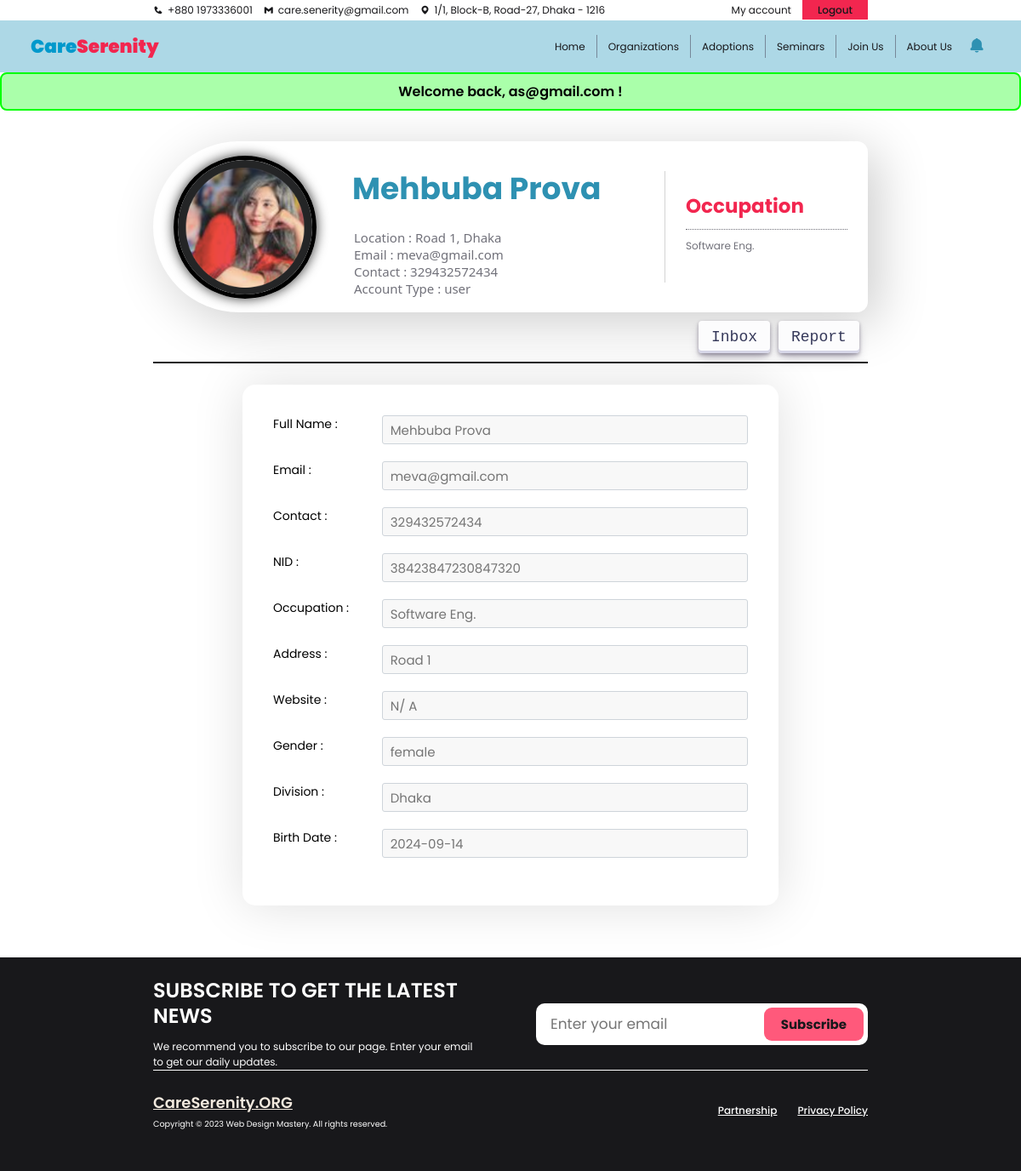
Page /U_see_user_profile.php?acc_id=5 (signed in) on the committed database.
### tables this page shows
CREATE TABLE `user_list` (
  `user_id` int NOT NULL,
  `user_name` varchar(255) DEFAULT NULL,
  `acc_id` int NOT NULL,
  `user_birth` varchar(255) DEFAULT NULL,
  `user_contact` varchar(255) DEFAULT NULL,
  `user_gender` varchar(255) DEFAULT NULL,
  `user_NID` varchar(255) DEFAULT NULL,
  `user_address` varchar(255) DEFAULT NULL,
  `user_website` varchar(255) DEFAULT NULL,
  `user_job` varchar(255) DEFAULT NULL,
  `user_location` varchar(255) DEFAULT NULL,
  `user_image` varchar(255) DEFAULT NULL,
  `child_adopted` int NOT NULL DEFAULT '0'
);

CREATE TABLE `accounts` (
  `acc_id` int NOT NULL,
  `acc_pass` varchar(255) NOT NULL,
  `acc_email` varchar(255) NOT NULL,
  `role` varchar(10) NOT NULL,
  `acc_join_date` varchar(255) NOT NULL,
  `question` varchar(255) DEFAULT NULL,
  `answer` varchar(50) DEFAULT NULL
);

### get_user_profile_BE.php (called while the page is built, shortened)
<?php
    include('./db_con.php');
    if (isset($_GET['acc_id'])){
        $acc_id = $_GET['acc_id'];
        $sql = "SELECT usr.user_id, usr.user_name, usr.user_birth, usr.user_contact, usr.user_gender, usr.user_NID, usr.user_address, usr.user_website, usr.user_job, usr.user_location, usr.user_image, acc.acc_email, acc.acc_join_date, acc.role FROM user_list AS usr LEFT JOIN accounts AS acc ON usr.acc_id = acc.acc_id Where acc.acc_id = $acc_id";
        $sql_result = mysqli_query($con, $sql);
        if (mysqli_num_rows($sql_result) == 1) {
            $row = mysqli_fetch_array($sql_result);
            $acc_email = $row['acc_email'];
            $role = $row['role'];
            $user_id = $row['user_id'];
            $user_name = $row['user_name'];
            $user_birth = $row['user_birth'];
            $user_contact = $row['user_contact'];
            $user_gender = $row['user_gender'];
            $user_NID = $row['user_NID'];
            $user_address = $row['user_address'];
            $user_website = $row['user_website'];
            $user_job = $row['user_job'];
            $user_location = $row['user_location'];
            $user_image = $row['user_image'];
        } else {
            echo "User data not found.";
        }
    }
?>

### U_see_user_profile.php (the view, shortened to what this page needs)
<?php
include("./get_user_profile_BE.php");
?>
<!DOCTYPE html>
<html lang="en">
<head>
    <link rel="stylesheet" href="https://cdn.jsdelivr.net/npm/remixicon@3.5.0/fonts/remixicon.css" />
    <link rel="stylesheet" href="https://cdn.jsdelivr.net/npm/swiper@10/swiper-bundle.min.css" />
    <link rel='stylesheet' href='https://unpkg.com/boxicons@2.1.4/css/boxicons.min.css'>
    <link rel="stylesheet" href="./css/colors.css">
    <link rel="stylesheet" href="./css/navbar.css">
    <link rel="stylesheet" href="./css/profile.css">
    <link rel="stylesheet" href="./css/footer.css">
    <link rel="stylesheet" href="./css/notification.css">
    <link rel="stylesheet" href="./css/feedback.css">
</head>
<body>
    <?php include "./navbarU.php" ?>
    <div class="feedback">
        <?php
        if (isset($_SESSION['positive'])) {
            echo '<div class="positive">
                        <h5>' . $_SESSION['positive'] . '</h5>
                    </div>';
        }
        ?>
    </div>
    <div class="container">
        <div class="accounnt-information-container">
                <div class="account-picture">
                    <img src="./assets/<?php echo $user_image ?>" alt="profile">
                </div>
                <div class="account-data">
                    <h1><?php echo $user_name ?></h1>
                    <p>Location : <?php echo $user_address, ", ", $user_location ?></p>
                    <p>Email : <?php echo $acc_email ?></p>
                    <p>Contact : <?php echo $user_contact ?></p>
                    <p>Account Type : <?php echo $role ?></p>
                </div>
                <div class="biography">
                    <h1>Occupation</h1>
                    <p><?php echo $user_job ?></p></p>
                </div>
        </div>
        <div class="options">
            <a href="#?user_id=<?php echo $user_id ?>" id="button-30">Inbox</a>
            <a href="#?user_id=<?php echo $user_id ?>" id="button-30">Report</a>
        </div>
        <div class="details">
            <form>
                <div class="form_row">
                    <label>Full Name :</label>
                    <input type="text" placeholder="<?php echo $user_name ?>" disabled>
                </div>
                <div class="form_row">
                    <label>Email :</label>
                    <input type="text" placeholder="<?php echo $acc_email ?>" disabled>
                </div>
                <div class="form_row">
                    <label>Contact :</label>
                    <input type="text" placeholder="<?php echo $user_contact ?>" disabled>
                </div>
                <div class="form_row">
                    <label>NID :</label>
                    <input type="text" placeholder="<?php echo $user_NID ?>" disabled>
                </div>
                <div class="form_row">
                    <label>Occupation :</label>
                    <input type="text" placeholder="<?php echo $user_job ?>" disabled>
                </div>
                <div class="form_row">
                    <label> Address :</label>
                    <input type="text" placeholder="<?php echo $user_address ?>" disabled>
                </div>
                <div class="form_row">
                    <label>Website :</label>
                    <input type="text" placeholder="<?php echo $user_website ?>" disabled>
                </div>
                <div class="form_row">
                    <label>Gender :</label>
                    <input type="text" placeholder="<?php echo $user_gender ?>" disabled>
                </div>
                <div class="form_row">
                    <label>Division :</label>
                    <input type="text" placeholder="<?php echo $user_location ?>" disabled>
                </div>
                <div class="form_row">
                    <label>Birth Date :</label>
                    <input type="text"  placeholder="<?php echo $user_birth ?>" disabled>
                </div>
            </form>
        </div>
    </div>
    <?php include "./footer.php" ?>
</body>
</html>

### css/colors.css (style rules this page uses)
:root { --primary-color-dark: #f2264f; --primary-color-light: #FF597B; --secondary-color-dark: #0099cc; --secondary-color-light: #62CDFF; --primary-font: 'Poppins'; --secondary-font: 'Ubuntu'; --text-color: #545454; --text-color-dark: #18181b; --text-color-medium: #1e1e1e; --text-color-light: #2f2f2f; --text-color-lighter: #71717a; --background-color: #ffffff; --primary-title-color: #2e91b2; --secondary-title-color: #f3254e; --primary-text-color: #71717a; --button-color: #ff597b; }
* { margin: 0; padding: 0; box-sizing: border-box; font-family: 'Poppins'; font-size: 12px; }
body { scroll-behavior: smooth; background-color: #fff; }
#button-30 { align-items: center; appearance: none; background-color: #FCFCFD; border-radius: 4px; border-width: 0; box-shadow: rgba(45, 35, 66, 0.4) 0 2px 4px, rgba(45, 35, 66, 0.3) 0 7px 13px -3px, #D6D6E7 0 -3px 0 inset; box-sizing: border-box; color: #36395A; cursor: pointer; display: inline-flex; font-family: "JetBrains Mono", monospace; justify-content: center; line-height: 1; list-style: none; overflow: hidden; padding: 10px 15px; position: relative; text-align: left; text-decoration: none; transition: box-shadow .15s, transform .15s; user-select: none; -webkit-user-select: none; touch-action: manipulation; white-space: nowrap; will-change: box-shadow, transform; font-size: 18px; }
.container .options { width: 100%; display: flex; align-items: center; justify-content: right; gap: 15px; border-bottom: 2px solid var(--text-color-dark); padding-bottom: 15px; }

### css/profile.css (style rules this page uses)
.container { min-height: 80vh; margin: 3% 15%; display: flex; flex-direction: column; align-items: center; position: relative; }
.accounnt-information-container { width: 100%; display: flex; align-items: center; justify-content: space-between; background: var(--background-color); backdrop-filter: blur(10px); border-radius: 120px 15px 15px 120px; box-shadow: 1rem 1rem 5rem rgba(0, 0, 0, 0.2); }
.account-picture { display: flex; align-items: center; margin-left: 1rem; }
.account-picture img { width: 14rem; height: 14rem; margin: 1rem; border-radius: 50%; border: 5px solid black; box-shadow: 0px 0px 13px 1px rgb(0, 0, 0, .7); }
.account-data { width: 50%; display: flex; flex-direction: column; padding: 1.5rem 2.5rem; }
.account-data h1 { font-size: 3rem; color: var(--primary-title-color); text-transform: capitalize; margin: 10px 0px 20px 0px; }
.account-data p { font-size: 15px; color: var(--text-color-lighter); font-family: 'Segoe UI'; padding-left: 2px; }
.biography { width: 30%; padding: 2rem; border-left: 1px solid lightgray; }
.biography h1 { width: 100%; color: var(--primary-color-dark); font-size: 23px; font-weight: bold; padding-bottom: 10px; border-bottom: 1px dotted var(--text-color-lighter); text-transform: capitalize; }
.biography p { width: 100%; margin-top: 10px; color: var(--text-color-lighter); }
.container .options { width: 100%; display: flex; align-items: center; justify-content: right; border-bottom: 2px solid var(--text-color-dark); gap: 10px; padding: 10px; }
.details { width: 75%; margin: 3% 25%; padding: 3rem; background-color: #fff; border-radius: 15px; box-shadow: 0 0 60px rgba(0, 0, 0, 0.13); }
.details form { display: flex; flex-direction: column; }
form .form_row { width: 100%; display: flex; }
.form_row label { width: 30%; font-size: 14px; }
.form_row input , select { background-color: #f8f8f8; margin-bottom: 20px; width: -webkit-fill-available; padding: .375rem .75rem; font-size: 15px; color: #212529; border: 1px solid #ced4da; -moz-appearance: none; appearance: none; border-radius: .25rem; transition: border-color .15s ease-in-out, box-shadow .15s ease-in-out; }

### css/feedback.css (style rules this page uses)
.feedback { width: 100%; text-align: center; }
.positive h5 { padding: 8px; text-align: center; border-radius: 8px; color: rgb(0, 0, 0); font-weight: 600; font-size: medium; background-color: rgb(170, 255, 170); border: 2px solid rgb(0, 255, 0); }

### rows in the picture
user_list: user_image (picture), user_name "Mehbuba Prova", user_address "Road 1", user_location "Dhaka", acc.acc_email "meva@gmail.com", user_contact "329432572434", acc.role "user", user_job "Software Eng.", user_NID "38423847230847320", user_website "N/ A", user_gender "female", user_birth "2024-09-14"

### other values in the picture
$_SESSION['positive'] "Welcome back, as@gmail.com !"
